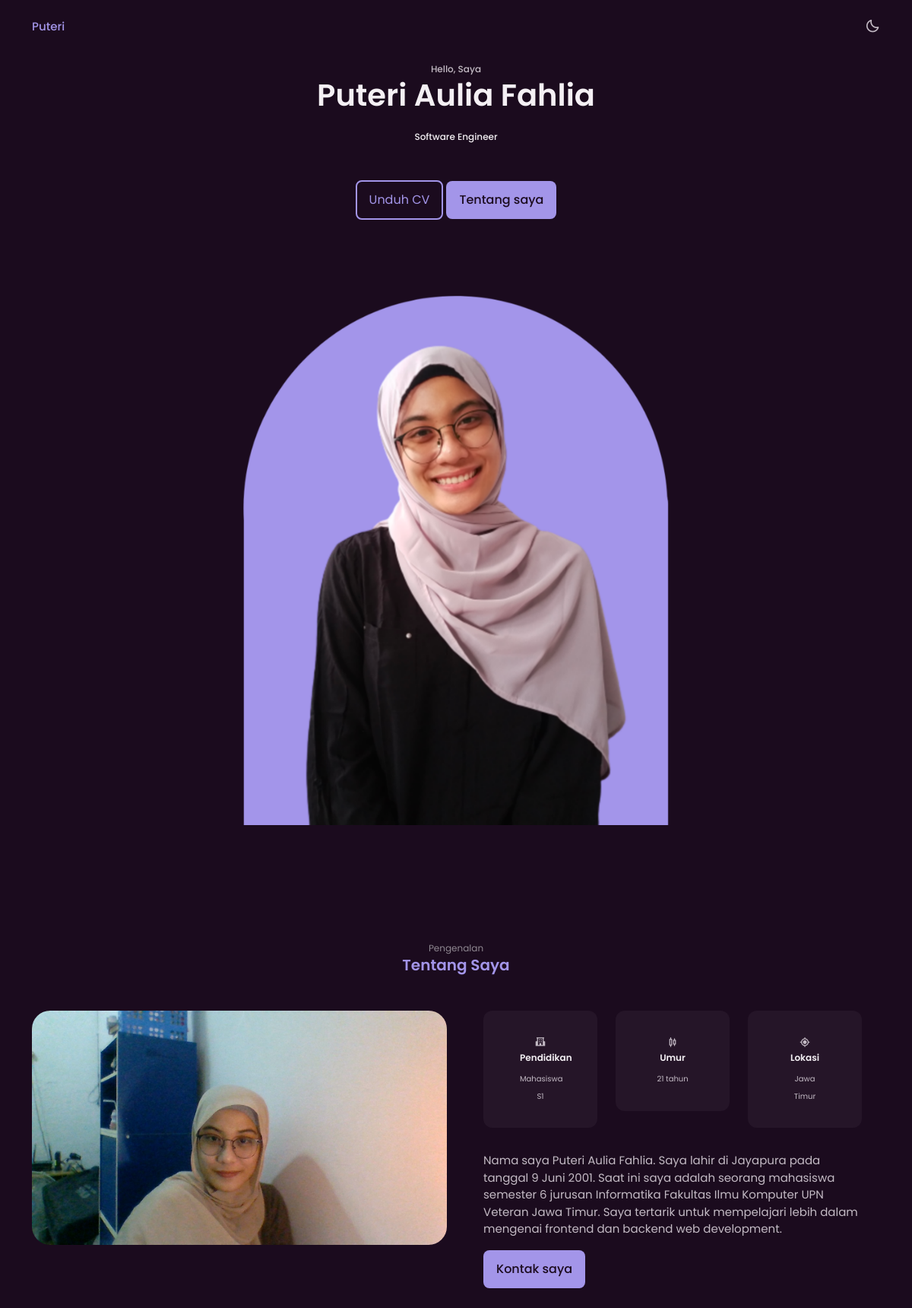
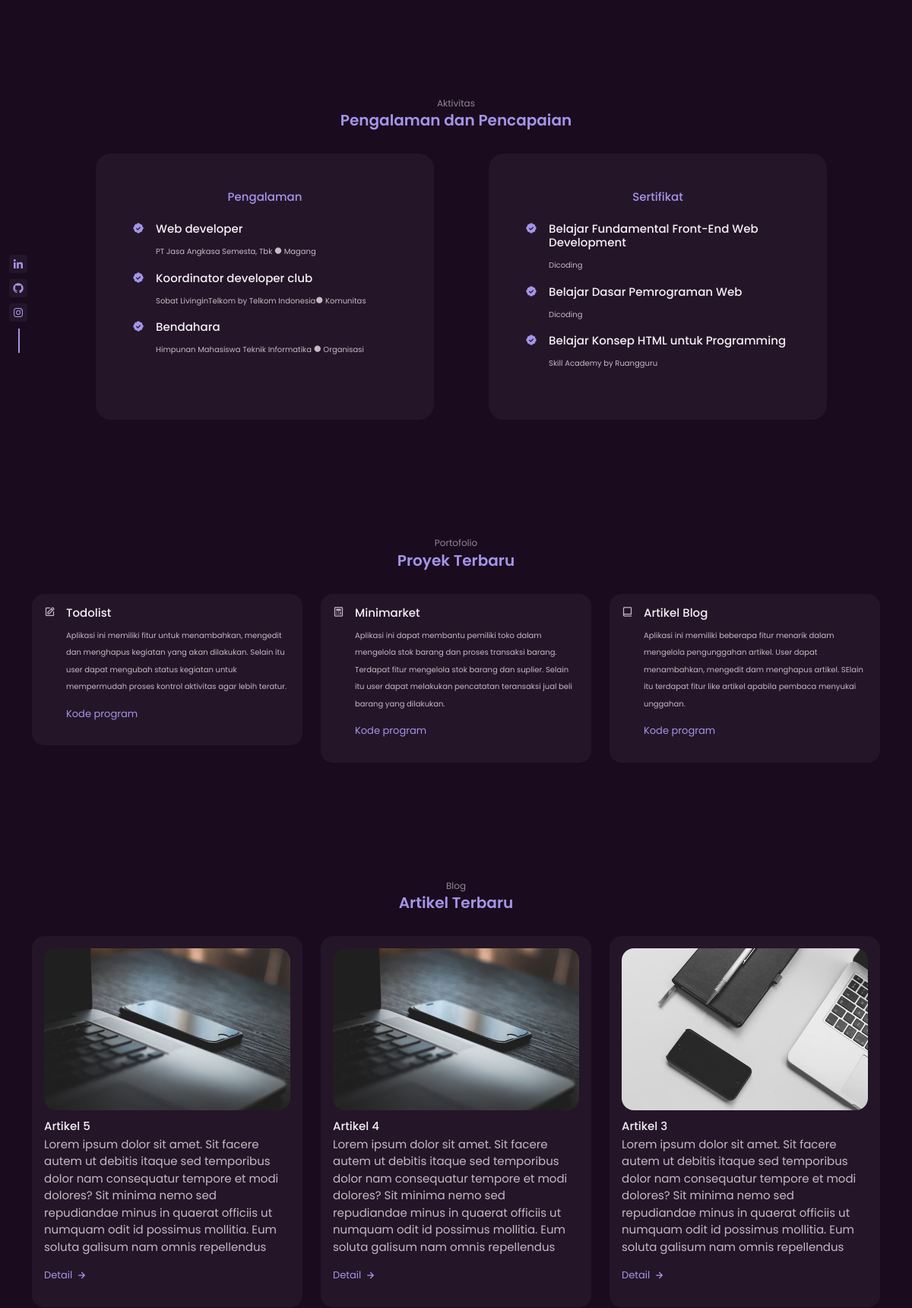
The page / (upper part) on the database its author committed (2 pictures, top to bottom).
### tables this page shows
CREATE TABLE `artikel` (
  `artikel_id` int(3) NOT NULL,
  `artikel_gambar` varchar(255) NOT NULL,
  `artikel_judul` varchar(100) NOT NULL,
  `artikel_isi` text NOT NULL,
  `artikel_tanggal` date NOT NULL,
  `artikel_penulis` varchar(100) NOT NULL,
  `artikel_views` int(3) NOT NULL
);

### artikel_new.php (the view, shortened to what this page needs)
<section class="work section" id="article">
  <div class="text-center mt-5">
    <span class="section__subtitle">Blog</span>
    <h2 class="section__title">Artikel Terbaru</h2>
  </div>
  <div class="work__container container content">
    <div class="row row-cols-1 row-cols-md-3 g-4">
      <?php
        include("config.php");
        $queryArtikel = mysqli_query($dbconnect,"SELECT * FROM artikel ORDER BY artikel_id DESC LIMIT 3");
        while ($dataArtikel = mysqli_fetch_array($queryArtikel)) {
      ?>
        <div class="col">
          <div class="work__card mix web">
            <img src="img_Artikel/<?= $dataArtikel['artikel_gambar']; ?>" class="work__img img-fluid">
            <h3 class="work__title"><?= $dataArtikel['artikel_judul']; ?></h3>
            <span class="skills__level"><?= substr($dataArtikel['artikel_isi'],0,300); ?></span>
            <a href="artikel_detail.php?id=<?= $dataArtikel['artikel_id']; ?>" class="work__button mt-3">
              Detail
              <i class='bx bx-right-arrow-alt work__icon'></i>
            </a>
          </div>
        </div>
      <?php
        }
      ?>
    </div>
  </div>
</section>

### assets/css/style.css (style rules this page uses)
:root { --first-hue: 250; --sat: 66%; --lig: 75%; --second-hue: 291; --first-color: hsl(var(--first-hue), var(--sat), var(--lig)); --first-color-alt: hsl(var(--first-hue), var(--sat), 71%); --title-color: hsl(var(--second-hue), 15%, 95%); --text-color: hsl(var(--second-hue), 8%, 75%); --text-color-light: hsl(var(--second-hue), 4%, 55%); --body-color: hsl(var(--second-hue), 48%, 8%); --container-color: hsl(var(--second-hue), 32%, 12%); --body-font: 'Poppins', sans-serif; --biggest-font-size: 1.75rem; --h1-font-size: 1.5rem; --h2-font-size: 1.25rem; --h3-font-size: 1rem; --normal-font-size: .938rem; --small-font-size: .813rem; --smaller-font-size: .75rem; --tiny-font-size: .625rem; --font-medium: 500; --font-semibold: 600; --z-tooltip: 10; --z-fixed: 100; --z-model: 1000; }
html { scroll-behavior: smooth; }
body { background-color: var(--body-color); color: var(--text-color); transition: .4s; }
body, button, input, textarea { font-family: var(--body-font); font-size: var(--normal-font-size); }
h1,h2,h3 { color: var(--title-color); font-weight: var(--font-semibold); }
a { text-decoration: none; }
.skills, .work, .contact { margin-top: 150px; }
.section__title, .section__subtitle { text-align: center; }
.section__title { font-size: var(--h2-font-size); color: var(--first-color); margin-bottom: 2rem; }
.section__subtitle { font-size: var(--smaller-font-size); color: var(--text-color-light)!important; }
.skills__level { font-size: var(--tiny-font-size); }
.work__card { background-color: var(--container-color); padding: 1rem; border-radius: 1rem; }
.work__img { border-radius: 1rem; margin-bottom: .75rem; }
.work__title { font-size: var(--normal-font-size); font-weight: var(--font-medium); margin-bottom: .25rem; }
.work__button { widows: max-content; color: var(--first-color); font-size: var(--small-font-size); display: flex; align-items: center; column-gap: .25rem; }
.work__icon { font-size: 1rem; transition: .4s; }

### rows shown on the page
artikel: artikel_gambar (picture), artikel_judul "Artikel 5", artikel_isi "Lorem ipsum dolor sit amet. Sit facere autem ut debitis itaque sed temporibus dolor nam consequatur tempore et modi dolores? Sit minima nemo sed repudiandae minus in quaerat officiis ut numquam odit id possimus mollitia. Eum soluta galisum nam omnis repellendus"
artikel: artikel_gambar (picture), artikel_judul "Artikel 4", artikel_isi "Lorem ipsum dolor sit amet. Sit facere autem ut debitis itaque sed temporibus dolor nam consequatur tempore et modi dolores? Sit minima nemo sed repudiandae minus in quaerat officiis ut numquam odit id possimus mollitia. Eum soluta galisum nam omnis repellendus"
artikel: artikel_gambar (picture), artikel_judul "Artikel 3", artikel_isi "Lorem ipsum dolor sit amet. Sit facere autem ut debitis itaque sed temporibus dolor nam consequatur tempore et modi dolores? Sit minima nemo sed repudiandae minus in quaerat officiis ut numquam odit id possimus mollitia. Eum soluta galisum nam omnis repellendus"
